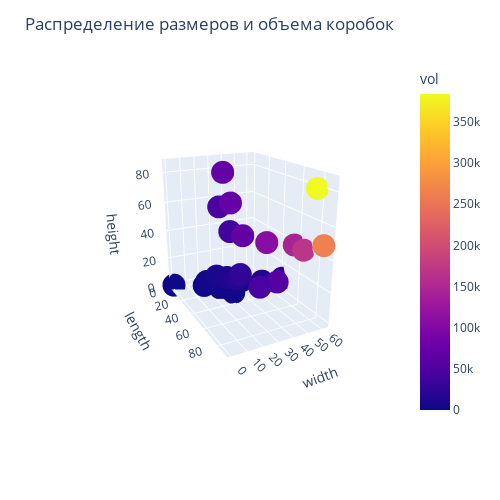

The code cell stored with this chart in its notebook:
### Code cell
# carton[['length', 'width', 'height']] = carton[['length', 'width', 'height']].apply(lambda x: -np.sort(-x), raw=True, axis=1)  # сортировка размеров по возрастанию

def multiply_columns(row):
    return row['length'] * row['width'] * row['height']

carton['vol'] = carton[['length', 'width', 'height']].apply(multiply_columns, axis=1)


fig = px.scatter_3d(carton, 
                x='length', 
                y='width', 
                z='height', 
                color='vol'
                )

fig.update_layout(
    width=500, 
    height=500,
    title_text='Распределение размеров и объема коробок'
    )

fig.update_layout(scene_camera=dict(
    eye=dict(x=2.7, y=-1.4, z=1.1),
    center=dict(x=0, y=0, z=0)
))

fig.show()

### Figure 1 — Plotly figure (JSON) as saved in the notebook; plotly's stock layout.template omitted (floating-point values rounded to 4 significant figures)
{"data": [{"hovertemplate": "length=%{x}<br>width=%{y}<br>height=%{z}<br>vol=%{marker.color}<extra></extra>", "legendgroup": "", "marker": {"color": [3705, 9000, 40050, 13125, 26820, 72240, 69600, 0, 108000, 144000, 58500, 46200, 168000, 384000, 263600.0, 0, 0, 2592, 4292, 18000, 46800, 1500, 46800, 72800, 999, 3450.0, 8436, 15580.0, 26280.0], "coloraxis": "coloraxis", "symbol": "circle"}, "mode": "markers", "name": "", "scene": "scene", "showlegend": false, "type": "scatter3d", "x": [24.7, 30, 30, 35, 44.7, 42, 50, 0, 60, 60, 65, 70, 70, 80, 89.5, 0, 0, 27, 37, 40, 40, 20, 40, 52, 15, 22, 30, 38, 43], "y": [15, 20, 30, 25, 30, 20, 29, 0, 40, 60, 45, 30, 60, 60, 59.5, 0, 0, 24, 29, 30, 18, 15, 18, 20, 20, 32, 38, 50, 63], "z": [10, 15, 44.5, 15, 20, 86, 48, 0, 45, 40, 20, 22, 40, 80, 49.5, 0, 0, 4, 4, 15, 65, 5, 65, 70, 3.33, 4.9, 7.4, 8.2, 9.7]}], "layout": {"coloraxis": {"colorbar": {"title": {"text": "vol"}}, "colorscale": [[0, "#0d0887"], [0.1111, "#46039f"], [0.2222, "#7201a8"], [0.3333, "#9c179e"], [0.4444, "#bd3786"], [0.5556, "#d8576b"], [0.6667, "#ed7953"], [0.7778, "#fb9f3a"], [0.8889, "#fdca26"], [1, "#f0f921"]]}, "height": 500, "legend": {"tracegroupgap": 0}, "margin": {"t": 60}, "scene": {"camera": {"center": {"x": 0, "y": 0, "z": 0}, "eye": {"x": 2.7, "y": -1.4, "z": 1.1}}, "domain": {"x": [0, 1], "y": [0, 1]}, "xaxis": {"title": {"text": "length"}}, "yaxis": {"title": {"text": "width"}}, "zaxis": {"title": {"text": "height"}}}, "title": {"text": "Распределение размеров и объема коробок"}, "width": 500}}
